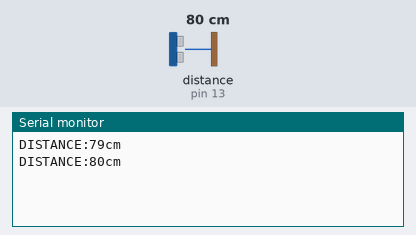
A sketch run on a simulated Arduino Uno, built with avr-gcc and run on an emulated ATmega328P. Parts: the last lines printed to the serial monitor. Wiring (inferred from the names in the program): ultrasonic range finder: trigger pin 12; echo pin 13. The inputs (shaded band) are chosen by the test bench; at power-on: distance to the obstacle (sensor on pin 13) 80 cm. The echo pulse lasts 58.3 µs per cm.

Above: at 1.8 s.
1.9 s: distance to the obstacle (sensor on pin 13) set to 197 cm
At 2.7 s:
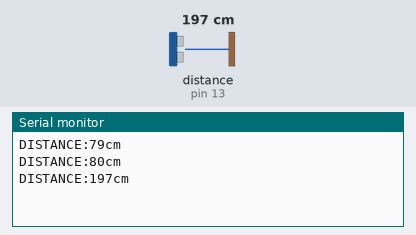
3.4 s: distance to the obstacle (sensor on pin 13) set to 205 cm
At 4.9 s:
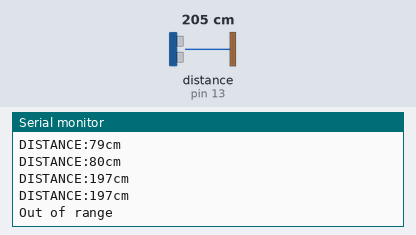
Timing chart, 0 to 6.4 s (numbered marks = the images above; inputs shaded):
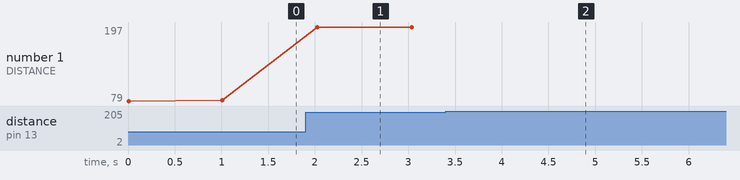

Measured:
- the behaviour switches between 199 and 200 cm on distance to the obstacle (sensor on pin 13) (found by bisection; images 1 and 2)
- after the input at 1.9 s, the serial monitor: prints a new line after 0.12 s (image 1)
- after the input at 3.4 s, the serial monitor: prints a new line after 0.65 s (image 2)
- plotted number 1: 80 → 197 after the input at 1.9 s

The sketch:

Ultrasonic_Sensor_Arduino_Uno.ino
```cpp
#define trigpin 12
#define echopin 13
void setup() {
  // put your setup code here, to run once:
Serial.begin(9600);
pinMode(trigpin,OUTPUT);
pinMode(echopin,INPUT);
}

void loop() {
  // put your main code here, to run repeatedly:
long distance,duration;
digitalWrite(trigpin,LOW);
delayMicroseconds(2);
digitalWrite(trigpin,HIGH);
delayMicroseconds(10);
digitalWrite(trigpin,LOW);
duration = pulseIn(echopin,HIGH);
distance = (duration/2) / 29.1;

if(distance>=200 || distance<=0)
{
  Serial.println("Out of range");
}
else
{
  Serial.print("DISTANCE:");
  Serial.print(distance);
  Serial.println("cm");
}
delay(1000);
}
```
